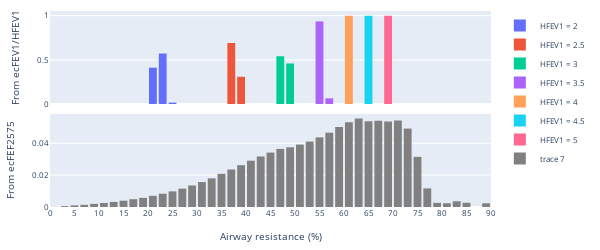

Notebook code for this chart:
### Code cell
# With each run I should retrieve
# 1/ the message from FEF25-75%FEFV1 to AR
# 2/ the point mass message from the factor ecFEV1, HFEV1 to AR
# Use the point in time model, there is no shared variables.

df_for_ID = df[df.ID == '272']
df_for_ID.reset_index(inplace=True, drop=True)
height = df_for_ID.loc[0, "Height"]
age = df_for_ID.loc[0, "Age"]
sex = df_for_ID.loc[0, "Sex"]
(
    model,
    inf_alg,
    HFEV1,
    ecFEV1,
    AR,
    HO2Sat,
    O2SatFFA,
    IA,
    UO2Sat,
    O2Sat,
    ecFEF2575prctecFEV1,
) = mb.o2sat_fev1_fef2575_point_in_time_model_shared_healthy_vars(height, age, sex)

FEV_to_AR_key ="['ecFEV1 (L)', 'Healthy FEV1 (L)', 'Airway resistance (%)'] -> Airway resistance (%)"
FEF2575_to_AR_key = "['ecFEF25-75 % ecFEV1 (%)', 'Airway resistance (%)'] -> Airway resistance (%)" 

FEV_m_list = []
HFEV1_obs_list = [2, 2.5, 3, 3.5, 4, 4.5, 5]

FEV1_obs = df_for_ID.loc[0, "ecFEV1"]
FEF2575prctFEV1_obs = df_for_ID.loc[0, "ecFEF2575%ecFEV1"]

# Query AR
for HFEV1_obs in HFEV1_obs_list: 
    # HFEV1_obs must be > ecFEV1_obs
    evidence = [[ecFEV1, FEV1_obs], [ecFEF2575prctecFEV1, FEF2575prctFEV1_obs], [HFEV1, HFEV1_obs]]
    query_res, messages = ih.infer_on_factor_graph(inf_alg, [AR], evidence, get_messages=True)

    FEV_m_list.append(messages[FEV_to_AR_key])
    FEF2575_m = messages[FEF2575_to_AR_key]


fig = make_subplots(rows=2, cols=1, vertical_spacing=0.05, shared_xaxes=True)
for HFEV1_obs, FEV_m in zip(HFEV1_obs_list, FEV_m_list):
    ih.plot_histogram(fig, AR, FEV_m, AR.a, AR.b, 1, 1, name=f"HFEV1 = {HFEV1_obs}", annot=False)
ih.plot_histogram(fig, AR, FEF2575_m, AR.a, AR.b, 2, 1, annot=False, title=AR.name, colour="grey")
# Add message from ecFEV1/HFEV1 factor on y axis row 1 title
fig.update_yaxes(title_text="From ecFEV1/HFEV1", row=1, col=1)
fig.update_yaxes(title_text="From ecFEF2575", row=2, col=1)

# Reduce font size and margins
fig.update_layout()
# Reduce margins between plots
fig.update_layout(font=dict(size=8), margin=dict(l=10, r=10, t=10, b=10), height=250, width=600)
fig.show()

### Figure 1 — Plotly figure (JSON) as saved in the notebook; plotly's stock layout.template omitted (floating-point values rounded to 4 significant figures)
{"data": [{"histfunc": "sum", "name": "HFEV1 = 2", "type": "histogram", "x": [0, 2, 4, 6, 8, 10, 12, 14, 16, 18, 20, 22, 24, 26, 28, 30, 32, 34, 36, 38, 40, 42, 44, 46, 48, 50, 52, 54, 56, 58, 60, 62, 64, 66, 68, 70, 72, 74, 76, 78, 80, 82, 84, 86, 88], "xaxis": "x", "xbins": {"end": 90, "size": 2, "start": 0}, "y": [0, 0, 0, 0, 0, 0, 0, 0, 0, 0, 0.4116, 0.5717, 0.01666, 0, 0, 0, 0, 0, 0, 0, 0, 0, 0, 0, 0, 0, 0, 0, 0, 0, 0, 0, 0, 0, 0, 0, 0, 0, 0, 0, 0, 0, 0, 0, 0], "yaxis": "y"}, {"histfunc": "sum", "name": "HFEV1 = 2.5", "type": "histogram", "x": [0, 2, 4, 6, 8, 10, 12, 14, 16, 18, 20, 22, 24, 26, 28, 30, 32, 34, 36, 38, 40, 42, 44, 46, 48, 50, 52, 54, 56, 58, 60, 62, 64, 66, 68, 70, 72, 74, 76, 78, 80, 82, 84, 86, 88], "xaxis": "x", "xbins": {"end": 90, "size": 2, "start": 0}, "y": [0, 0, 0, 0, 0, 0, 0, 0, 0, 0, 0, 0, 0, 0, 0, 0, 0, 0, 0.691, 0.309, 0, 0, 0, 0, 0, 0, 0, 0, 0, 0, 0, 0, 0, 0, 0, 0, 0, 0, 0, 0, 0, 0, 0, 0, 0], "yaxis": "y"}, {"histfunc": "sum", "name": "HFEV1 = 3", "type": "histogram", "x": [0, 2, 4, 6, 8, 10, 12, 14, 16, 18, 20, 22, 24, 26, 28, 30, 32, 34, 36, 38, 40, 42, 44, 46, 48, 50, 52, 54, 56, 58, 60, 62, 64, 66, 68, 70, 72, 74, 76, 78, 80, 82, 84, 86, 88], "xaxis": "x", "xbins": {"end": 90, "size": 2, "start": 0}, "y": [0, 0, 0, 0, 0, 0, 0, 0, 0, 0, 0, 0, 0, 0, 0, 0, 0, 0, 0, 0, 0, 0, 0, 0.5407, 0.4593, 0, 0, 0, 0, 0, 0, 0, 0, 0, 0, 0, 0, 0, 0, 0, 0, 0, 0, 0, 0], "yaxis": "y"}, {"histfunc": "sum", "name": "HFEV1 = 3.5", "type": "histogram", "x": [0, 2, 4, 6, 8, 10, 12, 14, 16, 18, 20, 22, 24, 26, 28, 30, 32, 34, 36, 38, 40, 42, 44, 46, 48, 50, 52, 54, 56, 58, 60, 62, 64, 66, 68, 70, 72, 74, 76, 78, 80, 82, 84, 86, 88], "xaxis": "x", "xbins": {"end": 90, "size": 2, "start": 0}, "y": [0, 0, 0, 0, 0, 0, 0, 0, 0, 0, 0, 0, 0, 0, 0, 0, 0, 0, 0, 0, 0, 0, 0, 0, 0, 0, 0, 0.9348, 0.06516, 0, 0, 0, 0, 0, 0, 0, 0, 0, 0, 0, 0, 0, 0, 0, 0], "yaxis": "y"}, {"histfunc": "sum", "name": "HFEV1 = 4", "type": "histogram", "x": [0, 2, 4, 6, 8, 10, 12, 14, 16, 18, 20, 22, 24, 26, 28, 30, 32, 34, 36, 38, 40, 42, 44, 46, 48, 50, 52, 54, 56, 58, 60, 62, 64, 66, 68, 70, 72, 74, 76, 78, 80, 82, 84, 86, 88], "xaxis": "x", "xbins": {"end": 90, "size": 2, "start": 0}, "y": [0, 0, 0, 0, 0, 0, 0, 0, 0, 0, 0, 0, 0, 0, 0, 0, 0, 0, 0, 0, 0, 0, 0, 0, 0, 0, 0, 0, 0, 0, 1, 0, 0, 0, 0, 0, 0, 0, 0, 0, 0, 0, 0, 0, 0], "yaxis": "y"}, {"histfunc": "sum", "name": "HFEV1 = 4.5", "type": "histogram", "x": [0, 2, 4, 6, 8, 10, 12, 14, 16, 18, 20, 22, 24, 26, 28, 30, 32, 34, 36, 38, 40, 42, 44, 46, 48, 50, 52, 54, 56, 58, 60, 62, 64, 66, 68, 70, 72, 74, 76, 78, 80, 82, 84, 86, 88], "xaxis": "x", "xbins": {"end": 90, "size": 2, "start": 0}, "y": [0, 0, 0, 0, 0, 0, 0, 0, 0, 0, 0, 0, 0, 0, 0, 0, 0, 0, 0, 0, 0, 0, 0, 0, 0, 0, 0, 0, 0, 0, 0, 0, 1, 0, 0, 0, 0, 0, 0, 0, 0, 0, 0, 0, 0], "yaxis": "y"}, {"histfunc": "sum", "name": "HFEV1 = 5", "type": "histogram", "x": [0, 2, 4, 6, 8, 10, 12, 14, 16, 18, 20, 22, 24, 26, 28, 30, 32, 34, 36, 38, 40, 42, 44, 46, 48, 50, 52, 54, 56, 58, 60, 62, 64, 66, 68, 70, 72, 74, 76, 78, 80, 82, 84, 86, 88], "xaxis": "x", "xbins": {"end": 90, "size": 2, "start": 0}, "y": [0, 0, 0, 0, 0, 0, 0, 0, 0, 0, 0, 0, 0, 0, 0, 0, 0, 0, 0, 0, 0, 0, 0, 0, 0, 0, 0, 0, 0, 0, 0, 0, 0, 0, 1, 0, 0, 0, 0, 0, 0, 0, 0, 0, 0], "yaxis": "y"}, {"histfunc": "sum", "marker": {"color": "grey"}, "type": "histogram", "x": [0, 2, 4, 6, 8, 10, 12, 14, 16, 18, 20, 22, 24, 26, 28, 30, 32, 34, 36, 38, 40, 42, 44, 46, 48, 50, 52, 54, 56, 58, 60, 62, 64, 66, 68, 70, 72, 74, 76, 78, 80, 82, 84, 86, 88], "xaxis": "x2", "xbins": {"end": 90, "size": 2, "start": 0}, "y": [0.0001122, 0.000549, 0.001001, 0.001359, 0.001964, 0.002501, 0.003187, 0.003949, 0.004899, 0.005734, 0.007011, 0.008345, 0.009805, 0.01153, 0.0135, 0.01564, 0.01797, 0.02082, 0.02356, 0.02625, 0.02908, 0.03173, 0.03415, 0.03648, 0.03747, 0.03918, 0.04109, 0.04371, 0.04666, 0.05022, 0.0532, 0.05553, 0.05384, 0.05408, 0.05362, 0.05429, 0.04925, 0.03148, 0.01168, 0.002606, 0.002336, 0.003616, 0.002656, 2.18e-05, 0.002336], "yaxis": "y2"}], "layout": {"font": {"size": 8}, "height": 250, "margin": {"b": 10, "l": 10, "r": 10, "t": 10}, "width": 600, "xaxis": {"anchor": "y", "domain": [0, 1], "matches": "x2", "nticks": 20, "range": [0, 90], "showticklabels": false, "title": {}}, "xaxis2": {"anchor": "y2", "domain": [0, 1], "nticks": 20, "range": [0, 90], "title": {"text": "Airway resistance (%)"}}, "yaxis": {"anchor": "x", "domain": [0.525, 1], "title": {"text": "From ecFEV1/HFEV1"}}, "yaxis2": {"anchor": "x2", "domain": [0, 0.475], "title": {"text": "From ecFEF2575"}}}}
